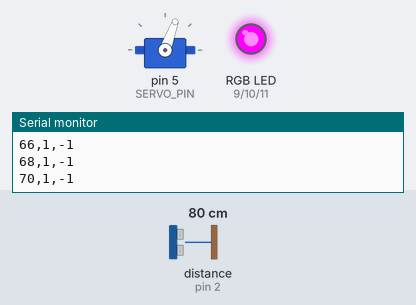
Recording of a sketch running on a simulated Arduino Uno, built with avr-gcc and run on an emulated ATmega328P. Parts: servo, an RGB LED mixed from three pins (HIGH = lit), the last lines printed to the serial monitor. The test bench sets the inputs (shaded band); at power-on: distance to the obstacle (sensor on pin 2) 80 cm. The echo pulse lasts 58.3 µs per cm.

Above: at 4.4 s.
4.5 s: distance to the obstacle (sensor on pin 2) set to 53 cm
7.5 s: distance to the obstacle (sensor on pin 2) set to 48 cm
At 7.94 s:
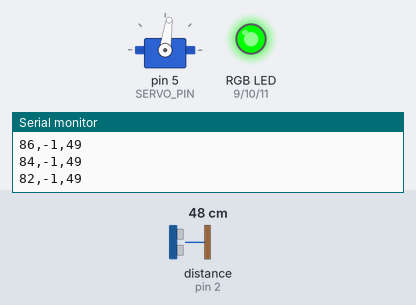
10.5 s: distance to the obstacle (sensor on pin 2) set to 12 cm
At 10.69 s:
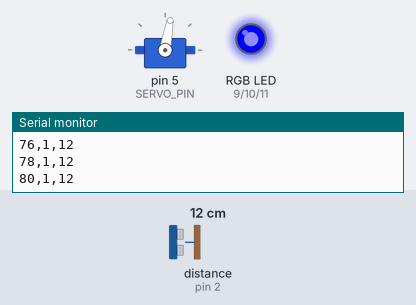
13.5 s: distance to the obstacle (sensor on pin 2) set to 8 cm
At 13.87 s:
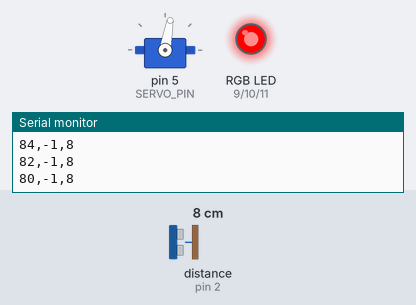
16.5 s: distance to the obstacle (sensor on pin 2) set to 43 cm
At 17.02 s:
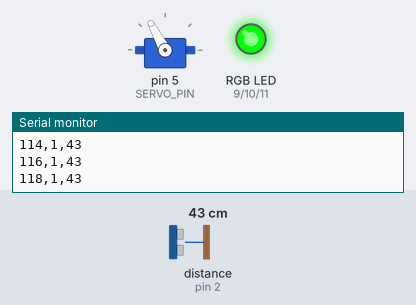
19.5 s: distance to the obstacle (sensor on pin 2) set to 24 cm
22.5 s: distance to the obstacle (sensor on pin 2) set to 19 cm
At 22.71 s:
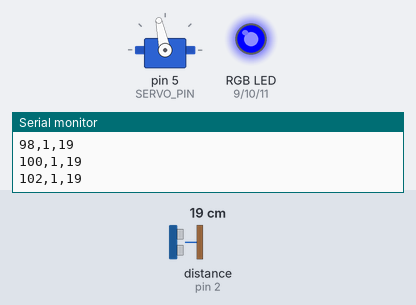
Timing chart, 0 to 28.5 s (numbered marks = the images above; inputs shaded):
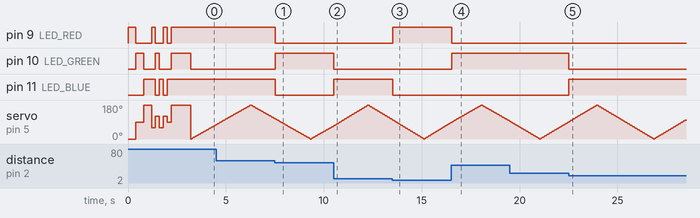

Measured:
- the behaviour switches between 51 and 50 cm on distance to the obstacle (sensor on pin 2) (found by bisection; images 0 and 1)
- the behaviour switches between 10 and 9 cm on distance to the obstacle (sensor on pin 2) (found by bisection; images 2 and 3)
- the behaviour switches between 22 and 21 cm on distance to the obstacle (sensor on pin 2) (found by bisection; images 4 and 5)
- after the input at 7.5 s, pin 9 (LED_RED), pin 11 (LED_BLUE): HIGH → LOW at once; pin 10 (LED_GREEN): LOW → HIGH at once
- after the input at 10.5 s, pin 10 (LED_GREEN): HIGH → LOW at once; pin 11 (LED_BLUE): LOW → HIGH at once
- after the input at 13.5 s, pin 9 (LED_RED): LOW → HIGH at once; pin 11 (LED_BLUE): HIGH → LOW at once
- after the input at 16.5 s, pin 9 (LED_RED): HIGH → LOW at once; pin 10 (LED_GREEN): LOW → HIGH at once
- after the input at 22.5 s, pin 10 (LED_GREEN): HIGH → LOW at once; pin 11 (LED_BLUE): LOW → HIGH at once

The sketch:

IoT.ino
```cpp
// (licence header left out)
#include <Servo.h>
#include <NewPing.h>

#define SERVO_PIN 5
#define ECHO_PIN 2
#define TRIG_PIN 3

#define LED_RED 9
#define LED_GREEN 10
#define LED_BLUE 11

#define MIN_DISTANCE 2
#define MAX_DISTANCE 50
#define DELAY_PER_STEP 30
#define DEEGRES_PER_STEP 2

Servo servoMotor;
NewPing sonar(TRIG_PIN, ECHO_PIN, MAX_DISTANCE);

int servoDirection = 0;
int servoPosition = 0;
int objectDistante = 0;

/*
  Setup function
  Initializes the servo motor, ultrasonic sensor, and RGB LED
*/
void setup()
{
  servoMotor.attach(SERVO_PIN);

  pinMode(TRIG_PIN, OUTPUT);
  pinMode(ECHO_PIN, INPUT);

  pinMode(LED_RED, OUTPUT);
  pinMode(LED_GREEN, OUTPUT);
  pinMode(LED_BLUE, OUTPUT);

  Serial.begin(9600);
  sayHello();
}

/*
  Loop function
  Moves the servo motor from 0 to 180 degrees and back, reading the ultrasonic sensor and updating the RGB LED
*/
void loop()
{
  servoDirection = 1;

  for (servoPosition = 0; servoPosition <= 180; servoPosition += DEEGRES_PER_STEP)
  {
    servoMotor.write(servoPosition);
    objectDistante = readUltrasonicSensor();
    printInfo(servoPosition, servoDirection, objectDistante);
    updateRGBIndicator(LED_RED, LED_GREEN, LED_BLUE, objectDistante, MIN_DISTANCE, MAX_DISTANCE);
    delay(DELAY_PER_STEP);
  }

  servoDirection = -1;

  for (servoPosition = 180 - DEEGRES_PER_STEP; servoPosition >= DEEGRES_PER_STEP; servoPosition -= DEEGRES_PER_STEP)
  {
    servoMotor.write(servoPosition);
    objectDistante = readUltrasonicSensor();
    printInfo(servoPosition, servoDirection, objectDistante);
    updateRGBIndicator(LED_RED, LED_GREEN, LED_BLUE, objectDistante, MIN_DISTANCE, MAX_DISTANCE);
    delay(DELAY_PER_STEP);
  }
}

/*
  Function to read the ultrasonic sensor and return the distance in centimeters

  Returns:
    The distance in centimeters, or -1 if no object is detected
*/
int readUltrasonicSensor()
{
  int pulseDuration;
  int objectDistante;

  unsigned int uS = sonar.ping();
  objectDistante = uS / US_ROUNDTRIP_CM;

  if (objectDistante == 0)
  {
    return -1;
  }
  else
  {
    return objectDistante;
  }
}

/*
  Function to update the RGB LED based on the distance read by the ultrasonic sensor

  Parameters:
    pinR: The pin number for the red LED
    pinG: The pin number for the green LED
    pinB: The pin number for the blue LED
    val: The value to map to the RGB LED
    minVal: The minimum value for the mapping
    maxVal: The maximum value for the mapping
*/
void updateRGBIndicator(int pinR, int pinG, int pinB, int val, int minVal, int maxVal)
{
  int mappedVal = map(val, minVal, maxVal, 0, 100);

  if (val == -1)
  {
    writeRGB(pinR, pinG, pinB, 140, 0, 75);
  }
  else
  {
    if (mappedVal < 15)
    {
      writeRGB(pinR, pinG, pinB, 255, 0, 0);
    }
    else if (mappedVal >= 15 && mappedVal < 40)
    {
      writeRGB(pinR, pinG, pinB, 0, 0, 255);
    }
    else
    {
      writeRGB(pinR, pinG, pinB, 0, 255, 0);
    }
  }
}

/*
  Function to print the servo position, direction, and object distance to the serial monitor

  Parameters:
    servoPosition: The current position of the servo motor
    servoDirection: The direction the servo motor is moving
    objectDistance: The distance read by the ultrasonic sensor
*/
String printInfo(int servoPosition, int servoDirection, int objectDistance)
{
  Serial.print(servoPosition);
  Serial.print(",");
  Serial.print(servoDirection);
  Serial.print(",");
  Serial.println(objectDistance);
}

/*
  Function to turn off the RGB LED

  Parameters:
    pinR: The pin number for the red LED
    pinG: The pin number for the green LED
    pinB: The pin number for the blue LED
*/
void turnOffRGB(int pinR, int pinG, int pinB)
{
  digitalWrite(pinR, LOW);
  digitalWrite(pinG, LOW);
  digitalWrite(pinB, LOW);
}

/*
  Function to write to the RGB LED

  Parameters:
    pinR: The pin number for the red LED
    pinG: The pin number for the green LED
    pinB: The pin number for the blue LED
    R: The value for the red LED
    G: The value for the green LED
    B: The value for the blue LED
*/
void writeRGB(int pinR, int pinG, int pinB, int R, int G, int B)
{
  turnOffRGB(pinR, pinG, pinB);
  digitalWrite(pinR, R);
  digitalWrite(pinG, G);
  digitalWrite(pinB, B);
}

/*
  Function to move the servo motor to the initial position and display a greeting sequence
*/
void sayHello()
{
  int servoPositions[] = {0, 90, 180, 60, 120, 60, 120, 90};
  int delayTimes[] = {400, 400, 400, 200, 200, 200, 200, 200};
  int RGBColors[][3] = {{255, 0, 0}, {0, 255, 0}, {0, 0, 255}, {255, 0, 120}, {0, 255, 0}, {0, 0, 255}, {255, 0, 0}, {0, 0, 255}};

  for (int i = 0; i < 9; i++)
  {
    servoMotor.write(servoPositions[i]);
    writeRGB(LED_RED, LED_GREEN, LED_BLUE, RGBColors[i][0], RGBColors[i][1], RGBColors[i][2]);
    delay(delayTimes[i]);
  }

  delay(1000);
  turnOffRGB(LED_RED, LED_GREEN, LED_BLUE);
}
```
